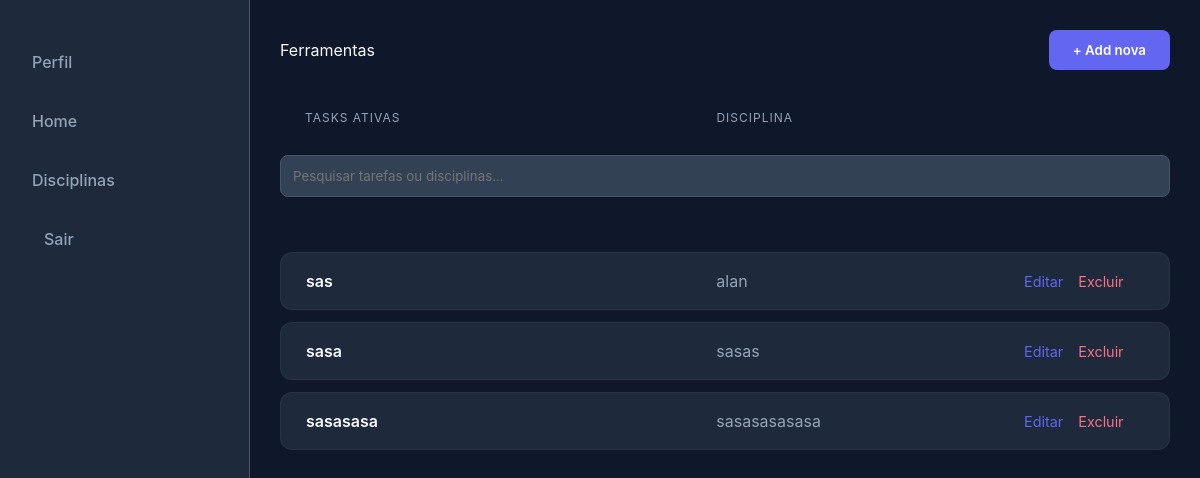
The app's page /home (signed in), older data.
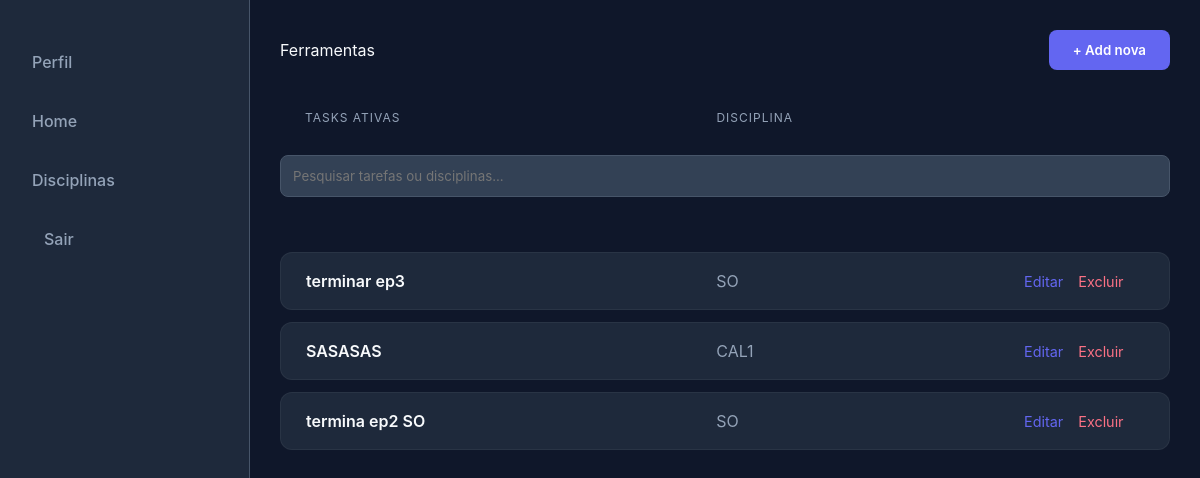
The same page, newer data.
### backend/database/database.py (models this page shows)
class Tarefa(SQLModel,table = True):
    id: Optional[int] = Field(default=None, primary_key=True)
    nome: str
    disciplina_id: Optional[int] = Field(
        default=None,
        foreign_key="disciplina.id",
    )

class Disciplina(SQLModel,table = True):
    id: Optional[int] = Field(default=None, primary_key=True)
    nome: str = Field(unique=True)

### backend/main.py (the view)
@app.get("/home")
def carrega_home(request: Request, search: Optional[str] = None, conta_id: str = Cookie(None)):
    if not conta_id:
        return RedirectResponse(url="/login", status_code=303)
    with Session(engine) as session:
        query = (
            select(Tarefa, Disciplina)
            .join(Disciplina, Tarefa.disciplina_id == Disciplina.id)
            .join(Aluno_tarefa, Tarefa.id == Aluno_tarefa.tarefa_id)
            .where(Aluno_tarefa.aluno_id == int(conta_id))
        )
        if search:
            query = query.where(
                (Tarefa.nome.ilike(f"%{search}%")) |
                (Disciplina.nome.ilike(f"%{search}%"))
            )
        result = session.exec(query).all()
        if request.headers.get("HX-Target") == "tasks":
            return templates.TemplateResponse(
                request=request,
                name="task_list_partial.html",
                context={"tasks_aluno_disciplinas": result}
            )
        return templates.TemplateResponse(
            request=request,
            name="home.html",
            context={"tasks_aluno_disciplinas": result}
        )

### templates/home.html (shortened to what this page needs)
{% extends "base.html" %}
{% block content %}
    <div id="header-central-div">
        <p>Ferramentas</p>
            <button class="btn-home" id="btn-add-task" onclick="changeModal('overlay',true)">+ Add nova</button>
    </div>
    <div id="header-tasks">
            <p>tasks ativas</p>
            <p
            >disciplina</p>
    </div>
<div style="margin: 20px 0;">
    <input type="search"
           name="search"
           placeholder="Pesquisar tarefas ou disciplinas..."
           class="input-task"
           hx-get="/home"
           hx-trigger="keyup changed delay:500ms, search"
           hx-target="#tasks"
           hx-indicator=".htmx-indicator">
</div>
<div id="tasks">
    {% include "task_list_partial.html" %}
</div>
{% endblock %}

### templates/task_list_partial.html
{% if tasks_aluno_disciplinas %}
    {% for task, disciplina in tasks_aluno_disciplinas %}
        <div class="task" id="task-{{ task.id }}">
            <p style="font-weight: 600;">{{ task.nome }}</p>
            <p style="color: var(--text-muted);">{{ disciplina.nome }}</p>
            <div style="display: flex; gap: 15px;">
                <span onclick="abrirModalEdicao('{{ task.id }}', '{{ task.nome }}', '{{ disciplina.nome }}')"
                    style="cursor:pointer; color: var(--primary); font-size: 0.9rem;">Editar</span>
                <span hx-delete="/deletar_task/{{ task.id }}"
                    hx-target="closest .task"
                    hx-swap="outerHTML"
                    style="cursor:pointer; color: #fb7185; font-size: 0.9rem;">Excluir</span>
            </div>
        </div>
    {% endfor %}
{% else %}
    <p style="padding: 20px; color: var(--text-muted);">Nenhuma tarefa encontrada.</p>
{% endif %}

Row changes from the older to the newer data that the page shows:
no longer on this page (row edited): Tarefa: nome "sas", nome "alan"
no longer on this page (row edited): Tarefa: nome "sasa", nome "sasas"
no longer on this page (row edited): Tarefa: nome "sasasasa", nome "sasasasasasa"
added Tarefa: nome "terminar ep3", nome "SO"
added Tarefa: nome "SASASAS", nome "CAL1"
added Tarefa: nome "termina ep2 SO", nome "SO"
